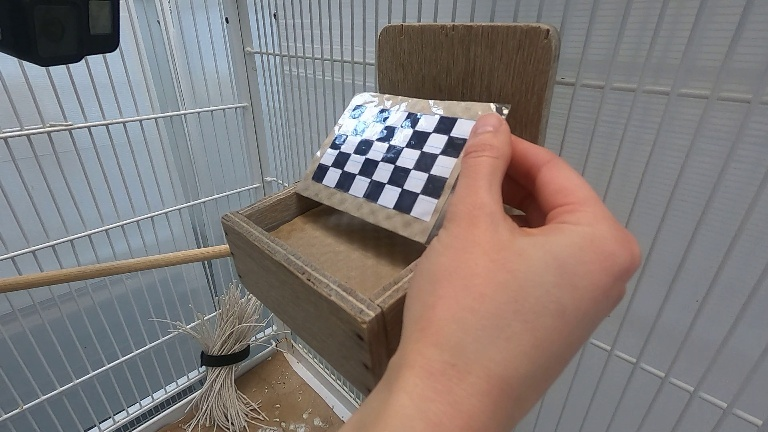
#> input picture data/calibration/K203_K238/chessboard/l/2189.jpg, 768 x 432 px
$ python -i calibrate.py   (imports and definitions only)
#> lines starting #> are read from the running program, lines starting #| are printed output that depends on the picture; after the words box and inside, x2 and y2 are one past the last pixel; in counts of white or black regions, pixels touching at a corner belong together
#> further down, picture is the input picture: shape (432, 768, 3); mean B, G, R 121.3, 122.9, 129.1
### functional/general.py
import cv2
import numpy as np
import math
import random
import matplotlib.pyplot as plt
from matplotlib.colors import hsv_to_rgb
from functional.colour import *
from itertools import combinations
from sklearn.cluster import KMeans, k_means
from collections import Counter
from skimage import feature, exposure


# [21 lines left out: functions imgDiff, combine, not called in this run]


def kernel(length):
    return np.ones((length, length), np.uint8)


# [185 lines left out: functions orbKP, orbSingleKP, orbKM, fastKP, siftKP, siftKM and 7 more, not called in this run]


def man_dist(a, b):
    return abs(a[0] - b[0]) + abs(a[1] - b[1])


def euc_dist(a, b):
    return math.sqrt((a[0]-b[0])**2 + (a[1] - b[1])**2)


# [501 lines left out: functions ptsCentroid, welzl, circleRadius, circleProperties, ptInCircle, edgeCanny and 18 more, not called in this run]

### functional/calibrate.py
import cv2
import numpy as np
import math
import os
from functional.general import kernel


def contour_valid(img, contour, area_thresh=0.0025, centre_thresh=0.2):
    h, w = img.shape[:2]
    area = cv2.contourArea(contour) > math.prod(img.shape[:2])*area_thresh
    M = cv2.moments(contour)
    cX = int(M["m10"] / M["m00"])
    cY = int(M["m01"] / M["m00"])
    centre = w*centre_thresh < cX < w*(1-centre_thresh) and h*area_thresh < cY < h*(1-area_thresh)
    return area and centre


def get_mask(img):
    grey = cv2.cvtColor(img, cv2.COLOR_BGR2GRAY)
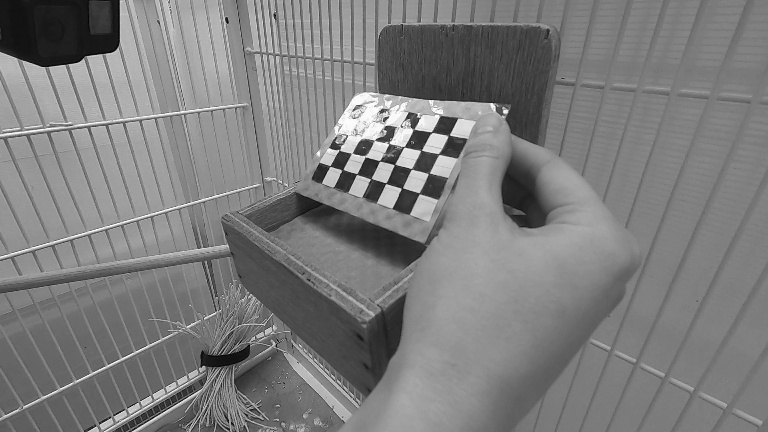
#> grey: shape (432, 768); min 0, max 255, mean 124.6
    _, thw = cv2.threshold(grey, 200, 255, cv2.THRESH_BINARY)
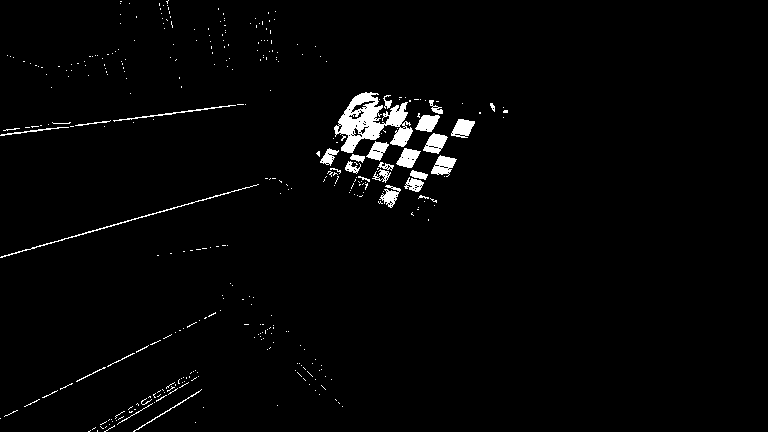
#> thw: shape (432, 768); 2.1% white; 355 white regions (322 under 20 px), largest, box (x1, y1, x2, y2) and area: (334, 92, 413, 153) 2232, (0, 184, 259, 258) 374, (431, 155, 457, 177) 317
    _, thb = cv2.threshold(grey, 50, 255, cv2.THRESH_BINARY_INV)
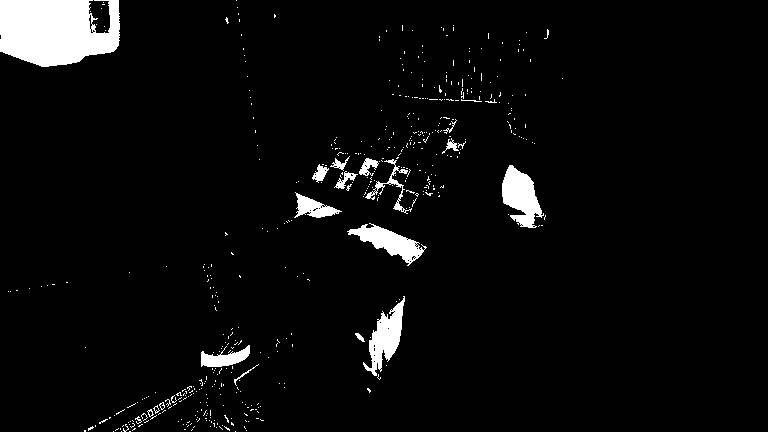
#> thb: shape (432, 768); 4.4% white; 497 white regions (477 under 20 px), largest, box (x1, y1, x2, y2) and area: (0, 0, 120, 67) 6511, (502, 165, 544, 228) 1532, (363, 296, 405, 376) 1403
    combined = cv2.bitwise_or(thw, thb)
#> combined: shape (432, 768); 6.5% white; 707 white regions (667 under 20 px), largest, box (x1, y1, x2, y2) and area: (0, 0, 121, 68) 6532, (320, 92, 424, 214) 4656, (502, 165, 544, 228) 1532
    combined = cv2.morphologyEx(combined, cv2.MORPH_CLOSE, kernel(5))
#> combined: shape (432, 768); 8.4% white; 310 white regions (282 under 20 px), largest, box (x1, y1, x2, y2) and area: (312, 79, 500, 216) 10178, (0, 0, 122, 68) 6771, (84, 372, 207, 432) 2260
    combined = cv2.morphologyEx(combined, cv2.MORPH_OPEN, kernel(5))
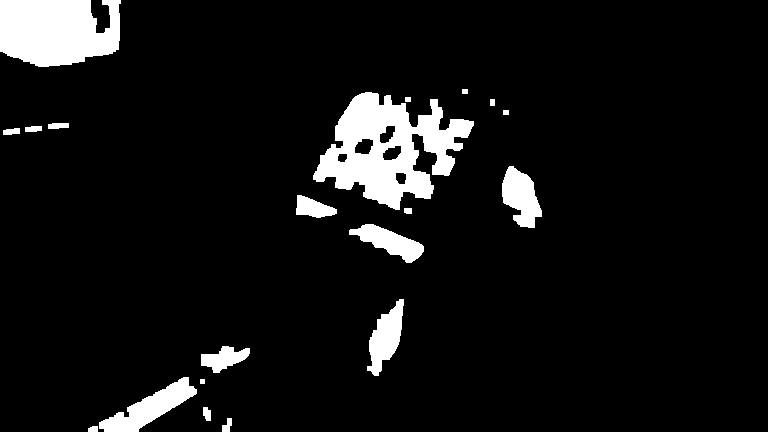
#> combined: shape (432, 768); 7.5% white; 20 white regions
    contours, hierarchy = cv2.findContours(combined, cv2.RETR_TREE, cv2.CHAIN_APPROX_SIMPLE)
#> contours = 25 contours, 1 with area under 20; largest, box (x1, y1, x2, y2) and area: (313, 92, 474, 210) 9888, (0, 0, 121, 67) 6534, (99, 377, 197, 432) 1964, (502, 166, 542, 228) 1469, (367, 299, 404, 376) 1406
    cnts = [contour for contour in contours if contour_valid(img, contour)]
#> cnts = 4 contours; box (x1, y1, x2, y2) and area: (313, 92, 474, 210) 9888, (502, 166, 542, 228) 1469, (367, 299, 404, 376) 1406, (349, 224, 424, 263) 1253
    cnts = sorted(cnts, key=lambda x: cv2.contourArea(x), reverse=True)

    mask = np.zeros(img.shape[:2], np.uint8)
    cv2.drawContours(mask, cnts[:1], 0, 255, -1)
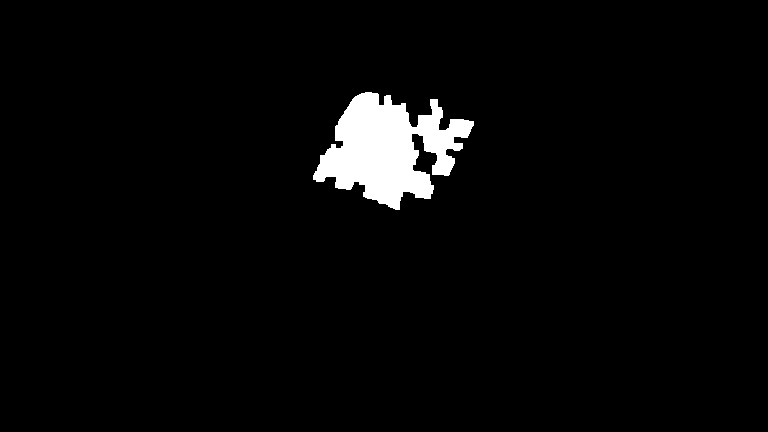
#> mask: shape (432, 768); 3.1% white; 1 white region, box (x1, y1, x2, y2) and area: (313, 92, 474, 210) 10278
    chessboard = cv2.bitwise_and(grey, grey, mask=mask)
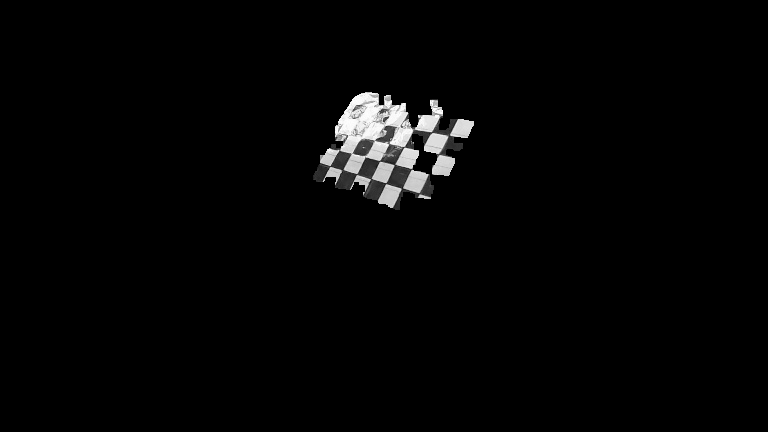
#> chessboard: shape (432, 768); min 0, max 255, mean 5
    _, binary_mask = cv2.threshold(chessboard, 150, 255, cv2.THRESH_BINARY)
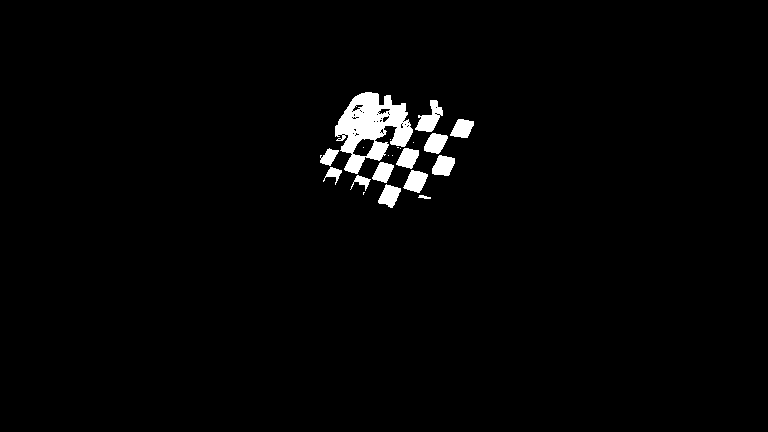
#> binary_mask: shape (432, 768); 2% white; 21 white regions (8 under 20 px), largest, box (x1, y1, x2, y2) and area: (335, 92, 413, 174) 3331, (415, 100, 443, 132) 446, (403, 170, 428, 193) 365
    binary_mask -= 255
    return binary_mask


# [70 lines left out: functions harris_corners, draw_corners, find_points, calibrate, remap, stereo_essential_mat, not called in this run]


# [9 lines not run here, left out]

>>> import cv2
>>> picture = cv2.imread('../data/calibration/K203_K238/chessboard/l/2189.jpg')
>>> result = get_mask(picture)

$ run again, on data/calibration/K203_K238/chessboard/l/1884.jpg
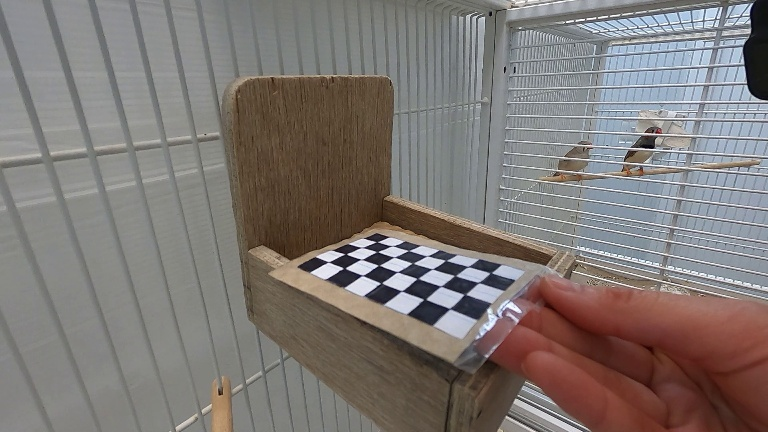
#> input picture data/calibration/K203_K238/chessboard/l/1884.jpg, 768 x 432 px
#> picture is the input picture: shape (432, 768, 3); mean B, G, R 116.8, 119.9, 126.5
#> in get_mask, `_, thw = cv2.threshold(grey, 200, 255, cv2.THRESH_BINARY)`:
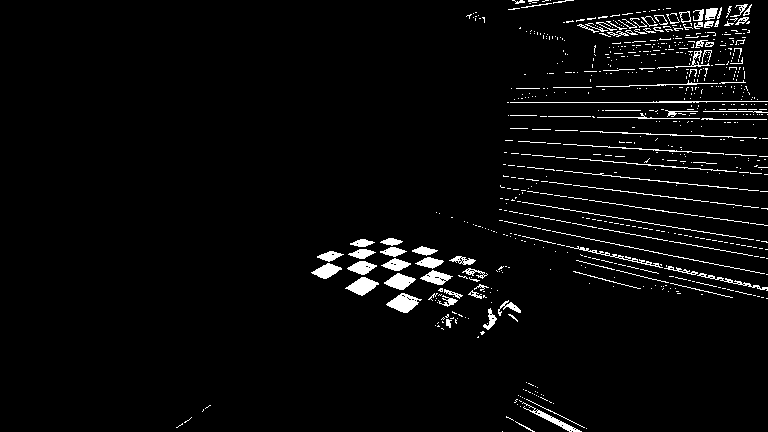
#> thw: shape (432, 768); 3.6% white; 741 white regions (632 under 20 px), largest, box (x1, y1, x2, y2) and area: (386, 293, 422, 313) 391, (345, 277, 379, 296) 348, (384, 273, 416, 290) 309
#> thb: shape (432, 768); 4.2% white; 434 white regions (404 under 20 px), largest, box (x1, y1, x2, y2) and area: (539, 294, 768, 432) 4956, (743, 0, 768, 100) 1937, (403, 280, 449, 325) 872
#> contours = 49 contours, 5 with area under 20; largest, box (x1, y1, x2, y2) and area: (302, 234, 512, 326) 10300, (725, 0, 768, 120) 3199, (577, 8, 721, 77) 3038, (683, 358, 768, 432) 2648, (559, 311, 657, 392) 1722
#> cnts = 2 contours; box (x1, y1, x2, y2) and area: (302, 234, 512, 326) 10300, (559, 311, 657, 392) 1722
#> mask: shape (432, 768); 3.2% white; 1 white region, box (x1, y1, x2, y2) and area: (302, 234, 512, 326) 10559
#> in get_mask, `_, binary_mask = cv2.threshold(chessboard, 150, 255, cv2.THRESH_BINARY)`:
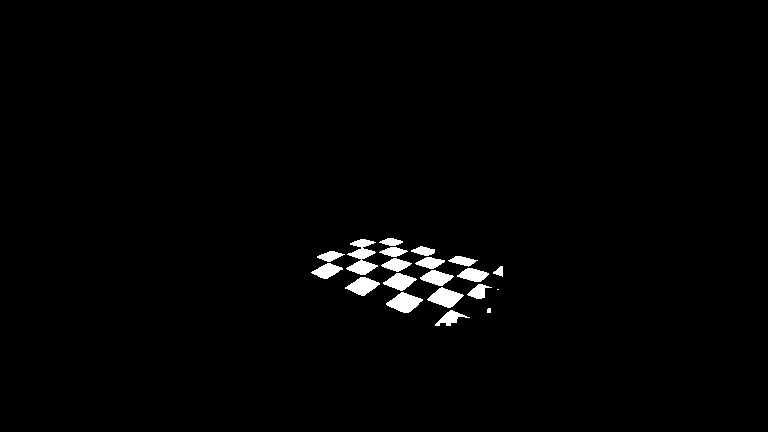
#> binary_mask: shape (432, 768); 1.5% white; 20 white regions (2 under 20 px), largest, box (x1, y1, x2, y2) and area: (346, 239, 378, 275) 596, (386, 292, 423, 313) 454, (427, 287, 464, 308) 438
